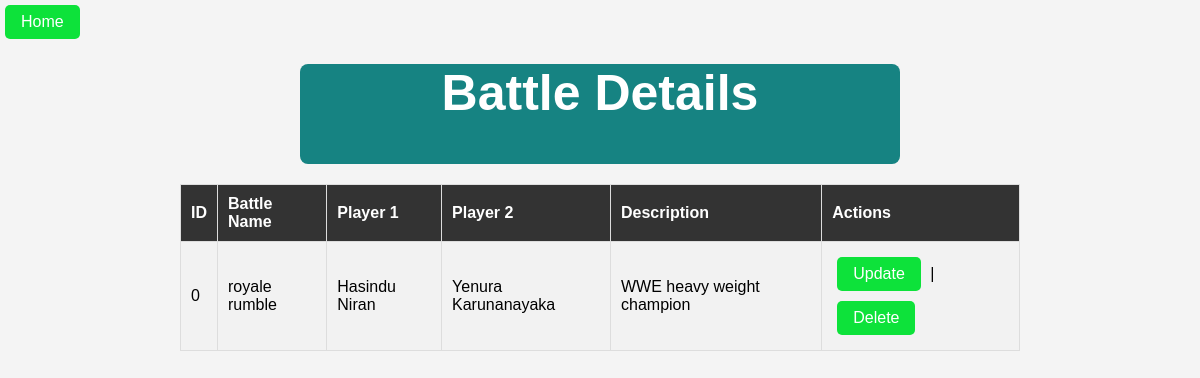
The app's page /battle/viewbattle.php with its own data.
### tables this page shows
CREATE TABLE `battle` (
  `id` int(11) NOT NULL,
  `name` varchar(500) NOT NULL,
  `player1` varchar(50) NOT NULL,
  `player2` varchar(50) NOT NULL,
  `description` varchar(1000) NOT NULL
);

### battle/viewbattle.php (the view, shortened to what this page needs)
<!DOCTYPE html>
<html>
<head>
</head>
<body>
    <a href="../adminDashboard.php">Home</a>
    <h1>Battle Details</h1>
    <table>
        <tr>
            <th>ID</th>
            <th>Battle Name</th>
            <th>Player 1</th>
            <th>Player 2</th>
            <th>Description</th>
            <th>Actions</th>
        </tr>
        <?php
        include '../dbh.php';
        $query = "SELECT * FROM battle";
        $result = mysqli_query($conn, $query);
        if(mysqli_num_rows($result) > 0) {
            while ($row = mysqli_fetch_assoc($result)) {
                echo '<tr>';
                echo '<td>' . $row['id'] . '</td>';
                echo '<td>' . $row['name'] . '</td>';
                echo '<td>' . $row['player1'] . '</td>';
                echo '<td>' . $row['player2'] . '</td>';
                echo '<td>' . $row['description'] . '</td>';
                echo '<td>
                        <a href="updateBattle.php?id=' . $row['id'] . '">Update</a> |
                        <a href="deleteBattle.php?id=' . $row['id'] . '">Delete</a>
                      </td>';
                echo '</tr>';
            }
        } else {
            echo '<tr><td colspan="6">No battles found.</td></tr>';
        }
        ?>
    </table>
</body>
</html>

### battle/viewbattle.php (style rules this page uses)
* { margin: 0; padding: 0; box-sizing: border-box; }
body { font-family: Arial, sans-serif; background-color: #f4f4f4; margin: 0; padding: 0; }
h1 { background-color: #168382; width: 50%; height: 100px; text-align: center; margin: 20px auto; color: white; border-radius: 8px; font-size: 50px; }
table { width: 70%; border-collapse: collapse; margin: 20px auto; }
th, td { border: 1px solid #ddd; padding: 10px; text-align: left; }
tr:nth-child(even) { background-color: #f2f2f2; }
th { background-color: #333; color: #fff; }
a { display: inline-block; padding: 8px 16px; margin: 5px; background-color: #0DE23A; color: #fff; text-decoration: none; border-radius: 5px; }

### records on screen
battle: id "0", name "royale rumble", player1 "Hasindu Niran", player2 "Yenura Karunanayaka", description "WWE heavy weight champion"
